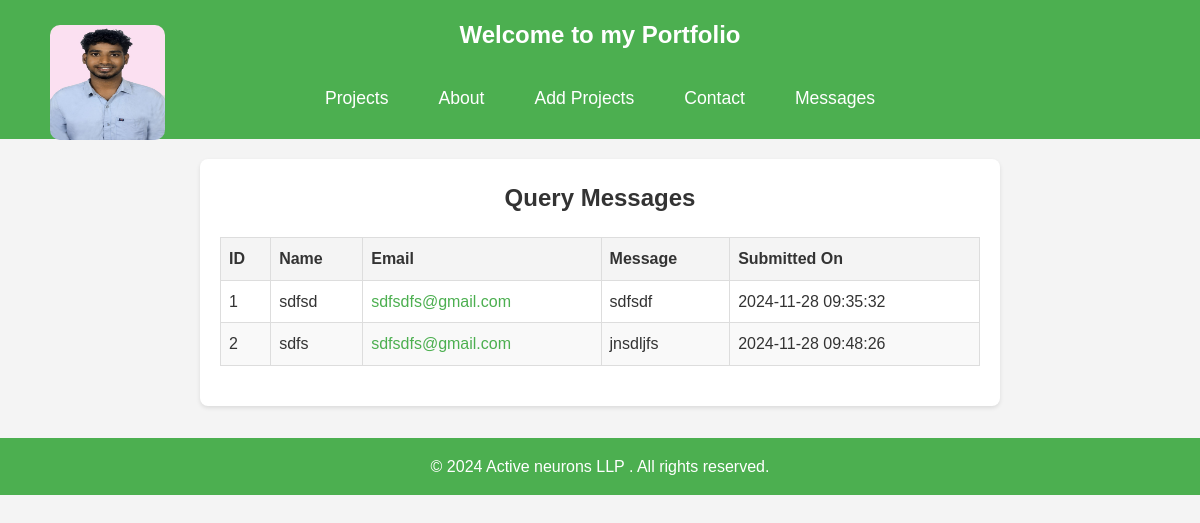
Page /query-messages/ on the earlier database version.
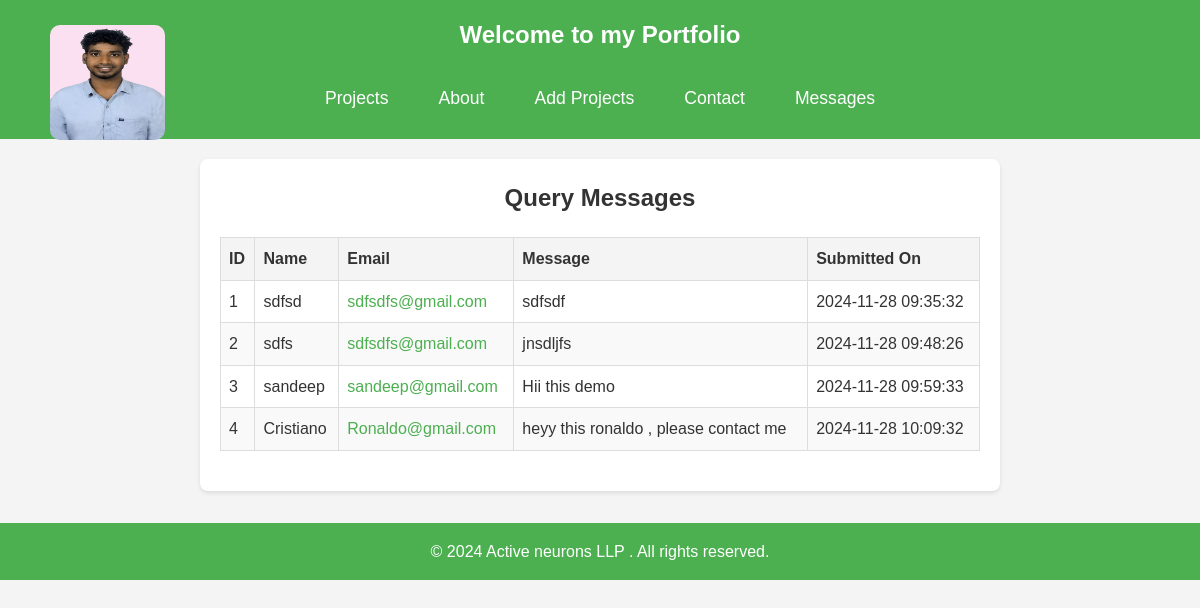
Same page on the later database version.
### app/models.py (models this page shows, shortened)
class QueryMessages(models.Model):
    name = models.CharField(max_length=100)
    email = models.EmailField()
    message = models.TextField()
    timestamp = models.DateTimeField(auto_now_add=True)

### app/views.py (the view)
# urls.py: path('query-messages/', views.query_messages, name='query_messages'),
def query_messages(request):
    messages = QueryMessages.objects.all()
    return render(request, 'querymessages.html', {'messages': messages})

### app/templates/querymessages.html (shortened to what this page needs)
{% extends 'base.html' %}
{% block content %}
<div class="container">
    <h1>Query Messages</h1>
    {% if messages %}
        <table class="query-table">
            <thead>
                <tr>
                    <th>ID</th>
                    <th>Name</th>
                    <th>Email</th>
                    <th>Message</th>
                    <th>Submitted On</th>
                </tr>
            </thead>
            <tbody>
                {% for message in messages %}
                    <tr>
                        <td>{{ forloop.counter }}</td>
                        <td>{{ message.name }}</td>
                        <td><a href="mailto:{{ message.email }}">{{ message.email }}</a></td>
                        <td>{{ message.message }}</td>
                        <td>{{ message.timestamp|date:"Y-m-d H:i:s" }}</td>
                    </tr>
                {% endfor %}
            </tbody>
        </table>
    {% else %}
        <p>No messages received yet.</p>
    {% endif %}
</div>
{% load static %}
<link rel="stylesheet" href="{% static 'querymessages.css' %}">
{% endblock %}

### app/templates/base.html (shortened to what this page needs)
<!DOCTYPE html>
<html lang="en">
<head>
    {% load static %}
    <link rel="stylesheet" href="{% static 'base.css' %}">
</head>
</head>
<body>
    <header>
        <h1>Welcome to my Portfolio </h1>
        <nav>
            <a href="{% url 'portfolio' %}">Projects</a>
            <a href="{% url 'about' %}">About</a>
            <a href="{% url 'add_project' %}">Add Projects</a>
            <a href="{% url 'contact' %}">Contact</a>
            <a href="{% url 'query_messages' %}">Messages</a>
        </nav>
        <div class="profile-photo">
            <img id="santosh-img" src="{% static 'images/santosh_img.jpg' %}" alt="Santosh's Photo">
        </div>
    </header>
    <div class="content">
        {% block content %}
        {% endblock %}
    </div>
    <footer>
        <p>&copy; 2024 Active neurons LLP . All rights reserved.</p>
    </footer>
</body>
</html>

### app/static/base.css (style rules this page uses)
* { margin: 0; padding: 0; box-sizing: border-box; }
body { font-family: Arial, sans-serif; line-height: 1.6; background-color: #f4f4f4; color: #333; }
header { background-color: #4CAF50; color: #fff; padding: 1rem; text-align: center; }
h1 { font-size: 2rem; margin-bottom: 10px; }
nav { display: flex; justify-content: center; gap: 20px; margin-top: 1rem; }
nav a { text-decoration: none; color: #fff; font-size: 1.1rem; padding: 10px 15px; border-radius: 5px; transition: background-color 0.3s ease, transform 0.2s ease; }
footer { text-align: center; background-color: #4CAF50; color: #fff; padding: 1rem; margin-top: 2rem; }
#santosh-img { display: flex; height: 115px; width: 115px; border-radius: 10px; position: absolute; top: 25px; left: 50px; }
img { height: 180px; width: 180px; border-radius: 10px; }

### app/static/querymessages.css (style rules this page uses)
.container { margin: 20px auto; max-width: 800px; background: #fff; padding: 20px; border-radius: 8px; box-shadow: 0 2px 4px rgba(0, 0, 0, 0.1); }
h1 { text-align: center; margin-bottom: 20px; font-size: 24px; }
.query-table { width: 100%; border-collapse: collapse; margin: 20px 0; font-size: 16px; text-align: left; }
.query-table th, .query-table td { border: 1px solid #ddd; padding: 8px; }
.query-table th { background-color: #f4f4f4; font-weight: bold; }
.query-table tr:nth-child(even) { background-color: #f9f9f9; }
.query-table a { color: #4CAF50; text-decoration: none; }

Differences in the rows shown:
added QueryMessages: name "sandeep", email "sandeep@gmail.com", message "Hii this demo", timestamp "2024-11-28 09:59:33"
added QueryMessages: name "Cristiano", email "Ronaldo@gmail.com", message "heyy this ronaldo , please contact me", timestamp "2024-11-28 10:09:32"
